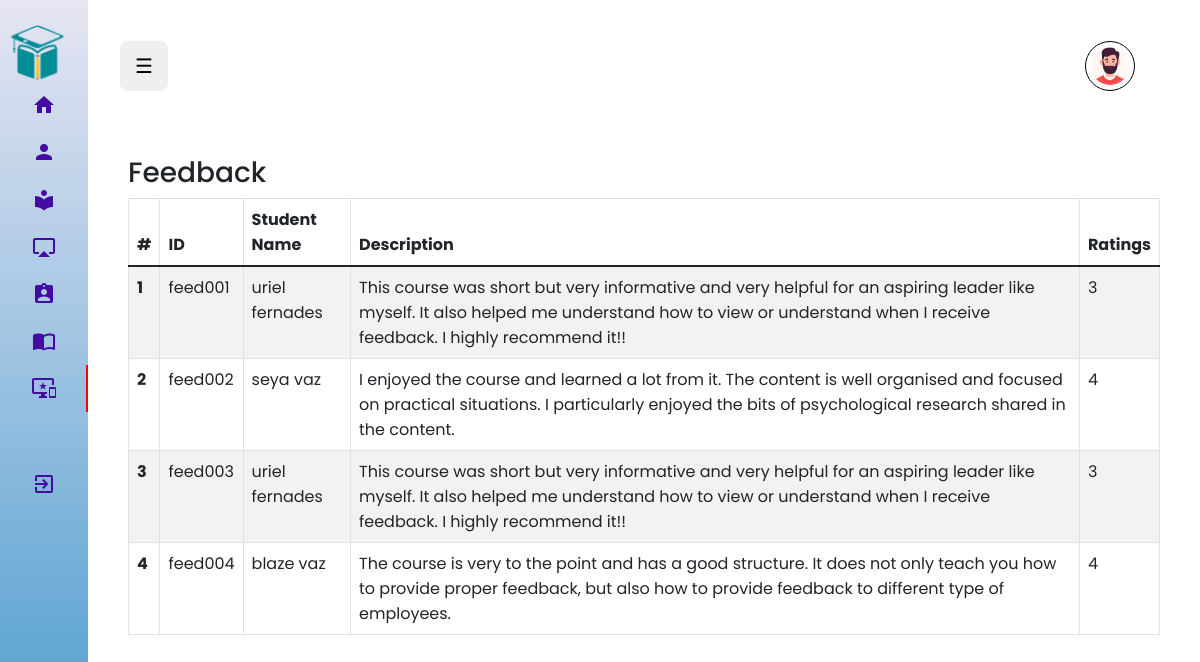
Screenshot of /admin/feedback/index.php (signed in) with the database file from the repository.
### tables this page shows
CREATE TABLE `feedback` (
  `feedback_id` varchar(255) NOT NULL,
  `student_id` varchar(255) NOT NULL,
  `feedback_desc` text NOT NULL,
  `ratings` int(10) NOT NULL
);

CREATE TABLE `student` (
  `student_id` varchar(255) NOT NULL,
  `stud_mobile` varchar(10) NOT NULL,
  `stud_email` varchar(255) NOT NULL,
  `password` varchar(255) NOT NULL,
  `profile_pic` varchar(255) DEFAULT NULL,
  `stud_name` varchar(199) NOT NULL,
  `address` varchar(255) NOT NULL,
  `parent_name` varchar(255) NOT NULL,
  `parent_email` varchar(255) NOT NULL,
  `parent_mobile` varchar(10) NOT NULL
);

### admin/feedback/index.php (the view, shortened to what this page needs)
<?php
    include('../mainInclude/header.php');
    include('../../dbConnection.php');
?>
<section id="content">
    <div class="container p-4">
       <h3>Feedback</h3>
       <table class="table table-striped table-bordered table-hover ">
           <thead>
               <tr>
                    <th>#</th>
                    <th>ID</th>
                    <th>Student Name</th>
                    <th>Description</th>
                    <th>Ratings</th>
               </tr>
           </thead>
           <tbody>
                <?php
                    $count=1;
                    $sql = "SELECT * FROM feedback
                        LEFT JOIN student ON feedback.student_id = student.student_id
                        ";
                    $query = mysqli_query($conn,$sql);
                    while($row = mysqli_fetch_assoc($query)){
                        echo '
                        <tr>
                            <th>'.$count++.'</th>
                            <td>'.$row['feedback_id'].'</td>
                            <td>'.$row['stud_name'].'</td>
                            <td>'.$row['feedback_desc'].'</td>
                            <td>'.$row['ratings'].'</td>
                        </tr>
                        ';
                    }
                ?>
           </tbody>
       </table>
    </div>
<?php include('../mainInclude/footer.php'); ?>

### admin/css/style.css (style rules this page uses)
* { box-sizing: border-box; margin: 0; padding: 0; }
body { font-family: "Rubik", sans-serif; }

### public/css/global.css (style rules this page uses)
* { padding: 0; margin: 0; box-sizing: border-box; font-family: var(--primary-font); }
:root { --primary-color: rgba(0, 118, 255, 0.9); --grey-color: rgb(233, 233, 233); --primary-font: "Poppins", sans-serif; --cursive-font: "Redressed", cursive; }

### rows the page displays
feedback: feedback_id "feed001", student.stud_name "uriel fernades", feedback_desc "This course was short but very informative and very helpful for an aspiring leader like myself. It also helped me understand how to view or understand when I receive feedback. I highly recommend it!!", ratings "3"
feedback: feedback_id "feed002", student.stud_name "seya vaz", feedback_desc "I enjoyed the course and learned a lot from it. The content is well organised and focused on practical situations. I particularly enjoyed the bits of psychological research shared in the content.", ratings "4"
feedback: feedback_id "feed003", student.stud_name "uriel fernades", feedback_desc "This course was short but very informative and very helpful for an aspiring leader like myself. It also helped me understand how to view or understand when I receive feedback. I highly recommend it!!", ratings "3"
feedback: feedback_id "feed004", student.stud_name "blaze vaz", feedback_desc "The course is very to the point and has a good structure. It does not only teach you how to provide proper feedback, but also how to provide feedback to different type of employees.", ratings "4"
